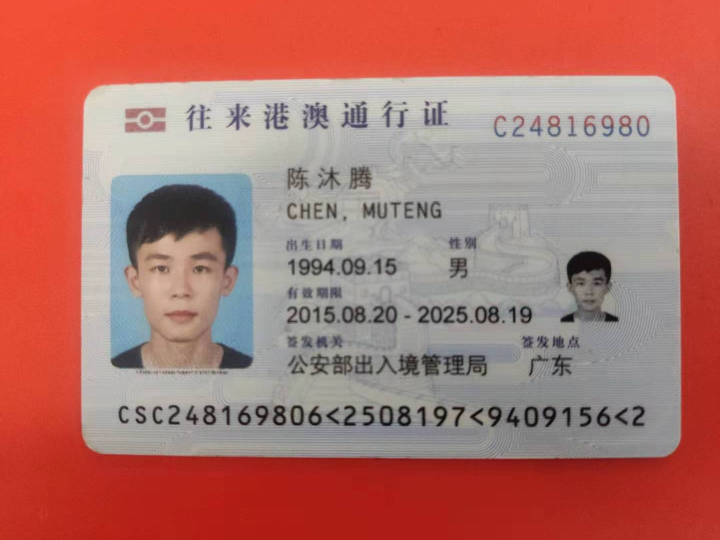
#> input picture c3.png, 1440 x 1080 px (shown at 1/2 size)
$ python find_rect.py
#> lines starting #> are read from the running program, lines starting #| are printed output that depends on the picture; after the words box and inside, x2 and y2 are one past the last pixel; in counts of white or black regions, pixels touching at a corner belong together
import cv2
import os

img = cv2.imread('c3.png')
#> img is the input picture: shape (1080, 1440, 3); mean B, G, R 106.9, 114.6, 176
img = cv2.resize(img,(0,0),fx=0.5,fy=0.5)
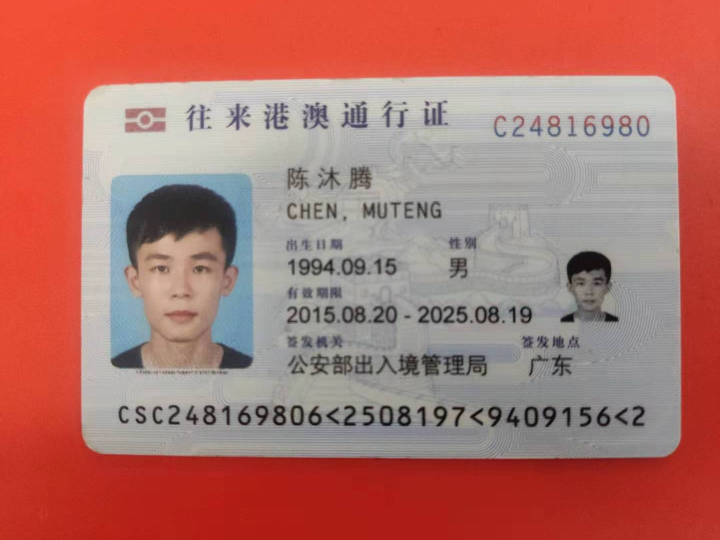
#> img: shape (540, 720, 3); mean B, G, R 107, 114.8, 176.1
gray = cv2.cvtColor(img, cv2.COLOR_BGR2GRAY)
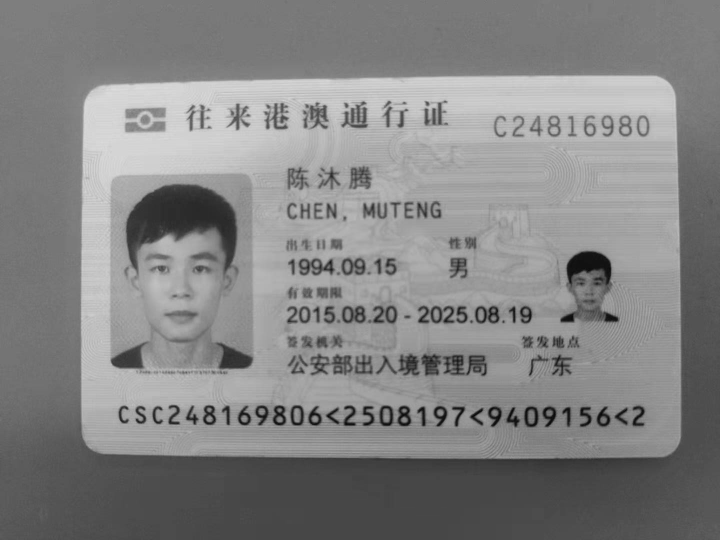
#> gray: shape (540, 720); min 8, max 220, mean 132.3


#二值化
ret,result = cv2.threshold(gray,127,255,cv2.THRESH_OTSU)
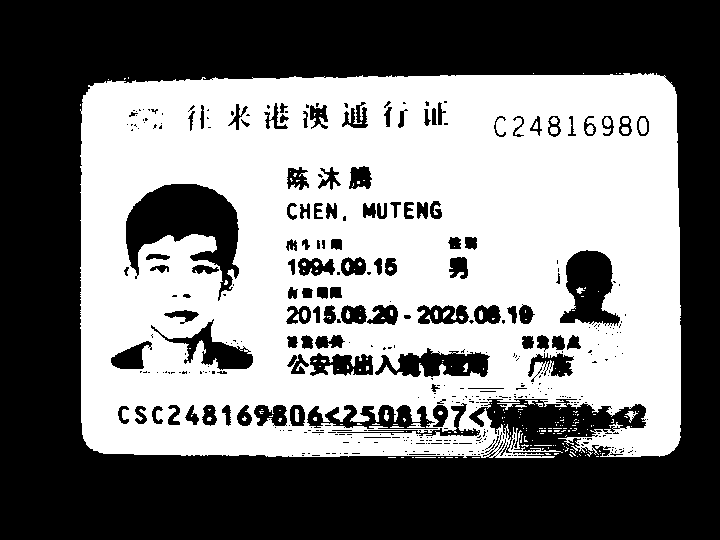
#> result: shape (540, 720); 48.6% white; 206 white regions (180 under 20 px)
#> ret = 133
#将边缘增强过的图片的外部轮廓提取出来
contours, hierarchy = cv2.findContours(result, cv2.RETR_EXTERNAL, cv2.CHAIN_APPROX_SIMPLE)
#> contours = 118 contours, 115 with area under 20; largest, box (x1, y1, x2, y2) and area: (80, 73, 681, 458) 219010, (625, 411, 638, 423) 38, (497, 403, 520, 410) 20

# 在原图上面或轮廓
draw_img0 = cv2.drawContours(img,contours,-1,(0,255,255),3)
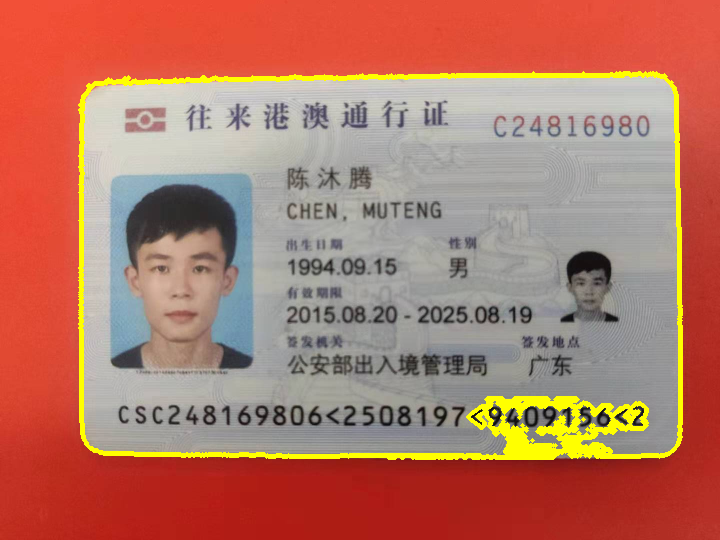
#> draw_img0: shape (540, 720, 3); mean B, G, R 102.4, 119.8, 179.4
# [13 lines of commented-out code are left out]
cv2.imshow("name",img)
# [33 lines of commented-out code are left out]
cv2.waitKey()

$ run again, with c4.png copied over c3.png
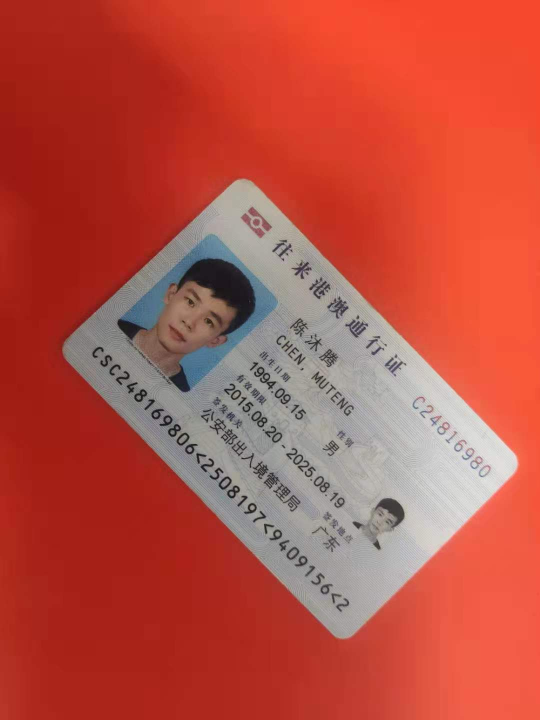
#> input picture c4.png, 1080 x 1440 px (shown at 1/2 size)
#> img is the input picture: shape (1440, 1080, 3); mean B, G, R 67.8, 80.6, 186.1
#> img: shape (720, 540, 3)
#> `ret,result = cv2.threshold(gray,127,255,cv2.THRESH_OTSU)`:
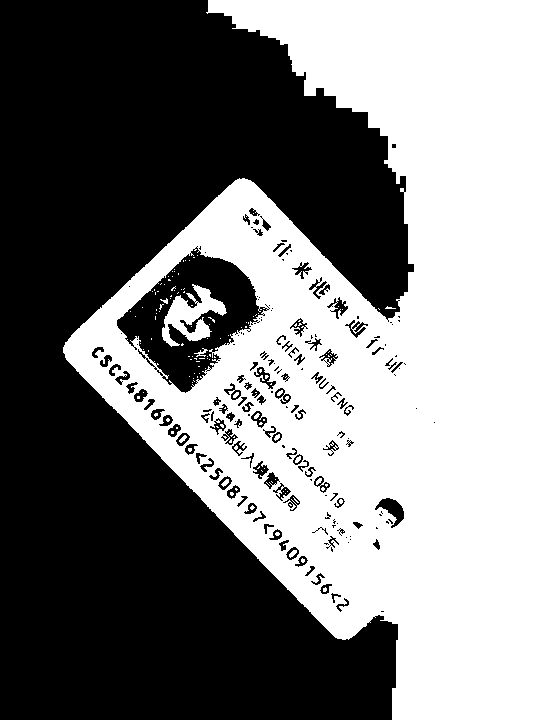
#> result: shape (720, 540); 48.6% white; 144 white regions (131 under 20 px)
#> ret = 111
#> contours = 3 contours, 2 with area under 20; largest, box (x1, y1, x2, y2) and area: (63, 0, 540, 720) 203848
#> `draw_img0 = cv2.drawContours(img,contours,-1,(0,255,255),3)`:
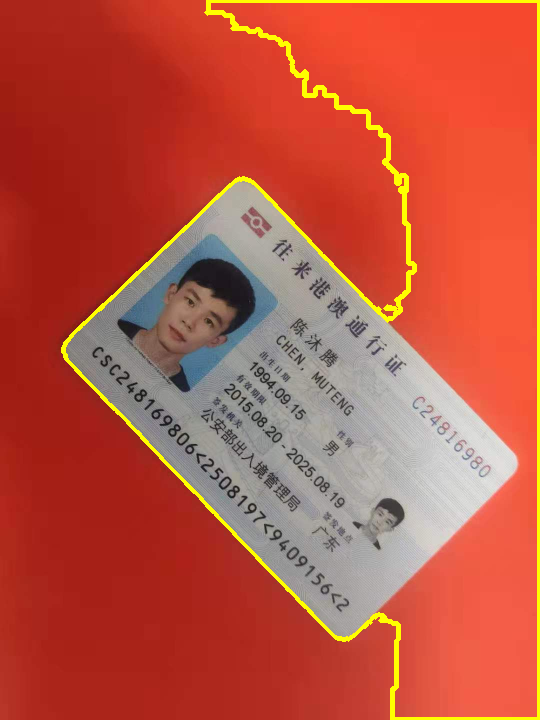
#> draw_img0: shape (720, 540, 3); mean B, G, R 66.1, 85.3, 187.4
